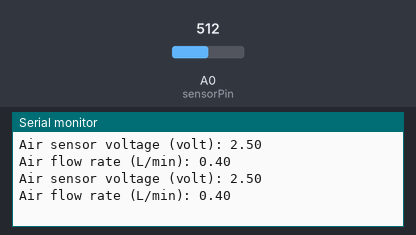
A sketch run on a simulated Arduino Uno, built with avr-gcc and run on an emulated ATmega328P. Parts: the last lines printed to the serial monitor. The test bench sets the inputs (shaded band); at power-on: A0 (sensorPin) = 512.

Above: at 2.8 s.
2.9 s: A0 (sensorPin) set to 716
At 4.9 s:
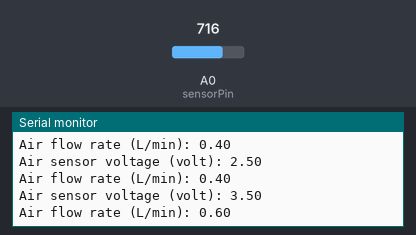
5.6 s: A0 (sensorPin) set to 900
At 6.5 s:
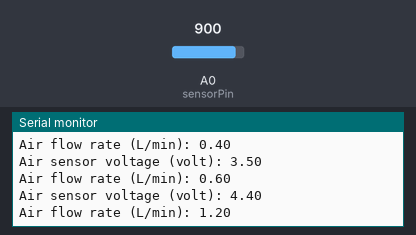
Timing chart, 0 to 8.6 s (numbered marks = the images above; inputs shaded):
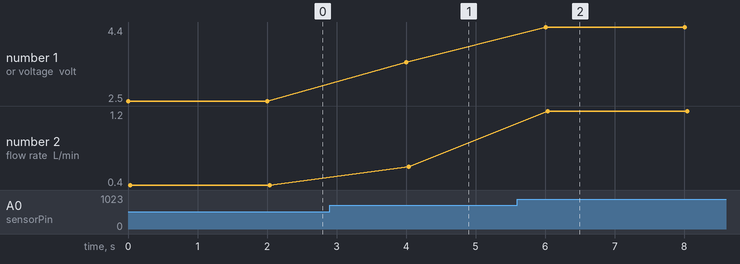

The sketch:

air_flow.ino
```cpp
/* Sensing AIr flow D6F0 analogue pin and display air flow rate per minute */

// assign pins to sensors
#define sensorPin A0       // i/p pin for the ana sensor #define outputPin 13  // o/p iff required
// variable to store the value coming from the sensor
float air_volt,air_sensor_value = 0.0;
float air_flow;

// necessary vars //
int sampling_delay=2*1000; // (in ms) Sampling rate=60S
int baudeRate=9600;

void setup() {

  Serial.begin(1*baudeRate); // baude rate
  // declare the i/p o/p pins:
  pinMode(sensorPin, INPUT);//pinMode(outputPin, OUTPUT);

}

void loop() {
  // read the value from the sensor:
  air_sensor_value = analogRead(sensorPin);
  float air_volt=air_sensor_value*(5.0/1023.0);
  // output operation if requitred
  //digitalWrite(LEDPin, HIGH);

  if (air_volt<1){
    air_flow=0;  // unit : L/min
  }
  else if (air_volt >=1 and air_volt<=1.5){
    air_flow=0.1;//graph up
  }
  else if (air_volt >1.5 and air_volt<=2){
    air_flow=0.17;//graph up
  }
  else if (air_volt >2.0 and air_volt<=2.5){
    air_flow=0.25;//graph up
  }
  else if (air_volt >2.5 and air_volt<=3.02){
    air_flow=0.4;
  }
  else if (air_volt >3.02 and air_volt<=3.5){
    air_flow=0.6;
  }
  else if (air_volt >3.5 and air_volt<=3.95){
    air_flow=0.8;
  }
  else if (air_volt >3.95 and air_volt<=4.47){
    air_flow=1.2;
  }
  else if (air_volt >4.47 and air_volt<=4.79){
    air_flow=1.6;
  }
  else if (air_volt >4.79 and air_volt<=5.0){
    air_flow=2.0;
  }
  else{
    Serial.print("Out of bound data(0-5V)");
  }


  // show air flow on screen
  Serial.print("Air sensor voltage (volt): ");Serial.print(air_volt);Serial.println("");
  Serial.print("Air flow rate (L/min): ");Serial.print(air_flow);
  Serial.println("");

  // delay to fetch new value
  delay(sampling_delay);

}

/*Select Tools -> Manage Libraries...
In the "Filter your search..." box put LSM9DS1.
Scroll down to "Arduino LSM9DS1 Library" and click on the "INSTALL" button.
*/
```

Measured:
- after the input at 2.9 s, the serial monitor: prints a new line after 1.1 s (image 1)
- after the input at 5.6 s, the serial monitor: prints a new line after 0.40 s (image 2)
- plotted number 1: 2.5 → 3.5 after the input at 2.9 s, 3.5 → 4.4 after the input at 5.6 s
- plotted number 2: 0.4 → 0.6 after the input at 2.9 s, 0.6 → 1.2 after the input at 5.6 s
